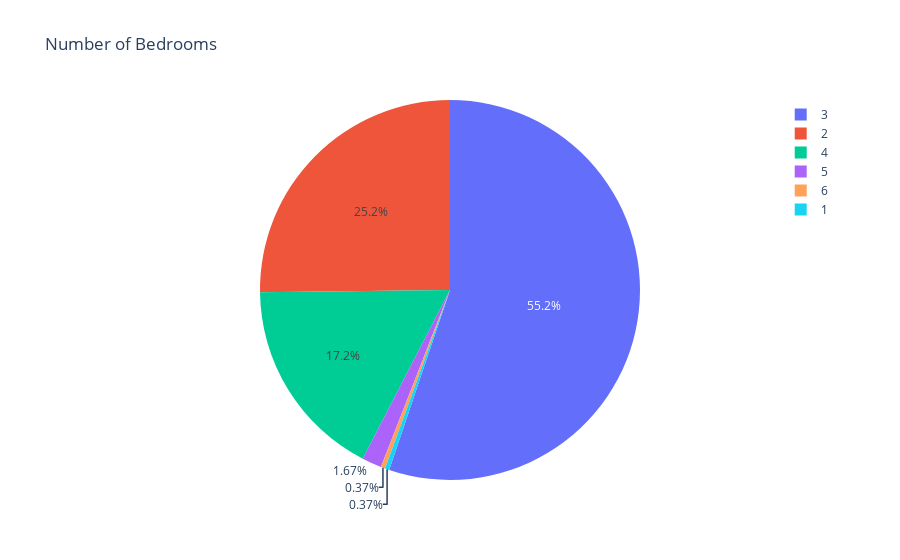

Here is the notebook cell this chart was saved with:
### Markdown cell above
# c. bedrooms

### Code cell
# Visualize 'bedrooms' using pie chart
bedrooms_counts = data['bedrooms'].value_counts()
fig = px.pie(bedrooms_counts, values=bedrooms_counts.values, names=bedrooms_counts.index, title='Number of Bedrooms')
fig.show()

### Figure 1 — Plotly figure (JSON) as saved in the notebook; plotly's stock layout.template omitted (floating-point values rounded to 4 significant figures)
{"data": [{"domain": {"x": [0, 1], "y": [0, 1]}, "hovertemplate": "bedrooms=%{label}<br>value=%{value}<extra></extra>", "labels": [3, 2, 4, 5, 6, 1], "legendgroup": "", "name": "", "showlegend": true, "type": "pie", "values": [298, 136, 93, 9, 2, 2]}], "layout": {"autosize": true, "legend": {"tracegroupgap": 0}, "title": {"text": "Number of Bedrooms"}}}
